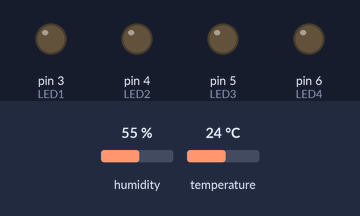
Recording of a sketch running on a simulated Arduino Uno, built with avr-gcc and run on an emulated ATmega328P. Shown: output pins drawn as LEDs (lit = HIGH). The inputs (shaded band) are chosen by the test bench; at power-on: temperature 24 °C, humidity 55 %.

Above: at 2.8 s.
2.9 s: temperature set to 35 °C
5.6 s: temperature set to 38 °C
At 6.7 s:
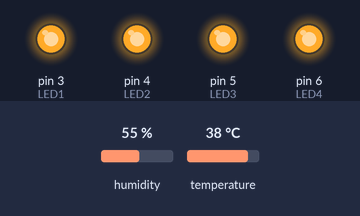
8.3 s: temperature set to 12 °C
At 11.3 s:
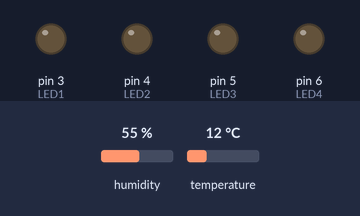
11.6 s: temperature set to 41 °C
At 12.7 s:
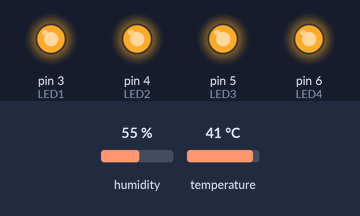
Timing chart, 0 to 14.6 s (numbered marks = the images above; inputs shaded):
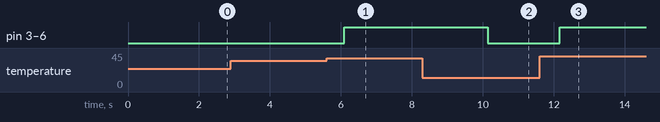

The sketch:

DHT11_DAN_LED.ino
```cpp
// MENYALAKAN 4 BUAH LED MENGGUNAKAN SENSOR DHT 11
#include <DHT.h>

#define DHTPIN 2
#define DHTTYPE DHT11

DHT dht(DHTPIN, DHTTYPE);

#define LED1 3
#define LED2 4
#define LED3 5
#define LED4 6

void setup() {
  pinMode(LED1, OUTPUT);
  pinMode(LED2, OUTPUT);
  pinMode(LED3, OUTPUT);
  pinMode(LED4, OUTPUT);
  Serial.begin(9600);
  dht.begin();
}

void loop() {
  float humidity = dht.readHumidity();
  float temperature = dht.readTemperature();

  if (!isnan(humidity) && !isnan(temperature)) {
    float suhuAmbang = 36.0;

    if (temperature > suhuAmbang) {
      digitalWrite(LED1, HIGH);
      digitalWrite(LED2, HIGH);
      digitalWrite(LED3, HIGH);
      digitalWrite(LED4, HIGH);
    } else {
      digitalWrite(LED1, LOW);
      digitalWrite(LED2, LOW);
      digitalWrite(LED3, LOW);
      digitalWrite(LED4, LOW);
    }
  }

  delay(1000);
}
```

Measured:
- the behaviour switches between 36 and 37 °C on temperature (found by bisection; images 0 and 1)
- after the input at 2.9 s, every drawn part: stays the same
- after the input at 5.6 s, pin 3 (LED1), pin 4 (LED2), pin 5 (LED3), pin 6 (LED4): LOW → HIGH after 0.49 s
- after the input at 8.3 s, pin 3 (LED1), pin 4 (LED2), pin 5 (LED3), pin 6 (LED4): HIGH → LOW after 1.8 s
- after the input at 11.6 s, pin 3 (LED1), pin 4 (LED2), pin 5 (LED3), pin 6 (LED4): LOW → HIGH after 0.56 s
